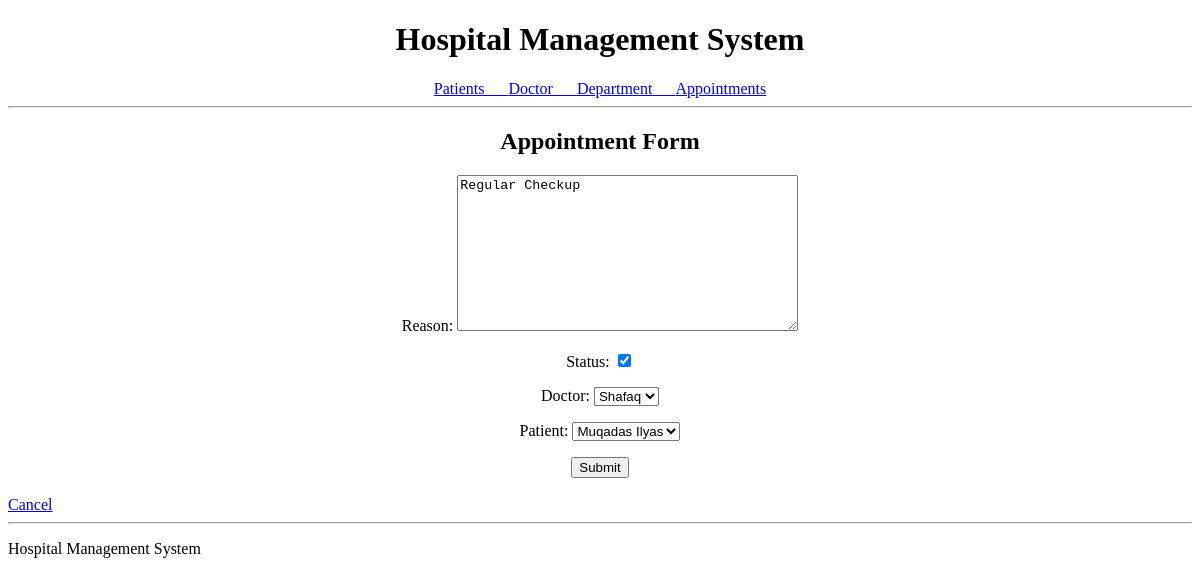
Before: /appointment/3/update/ with the older database file.
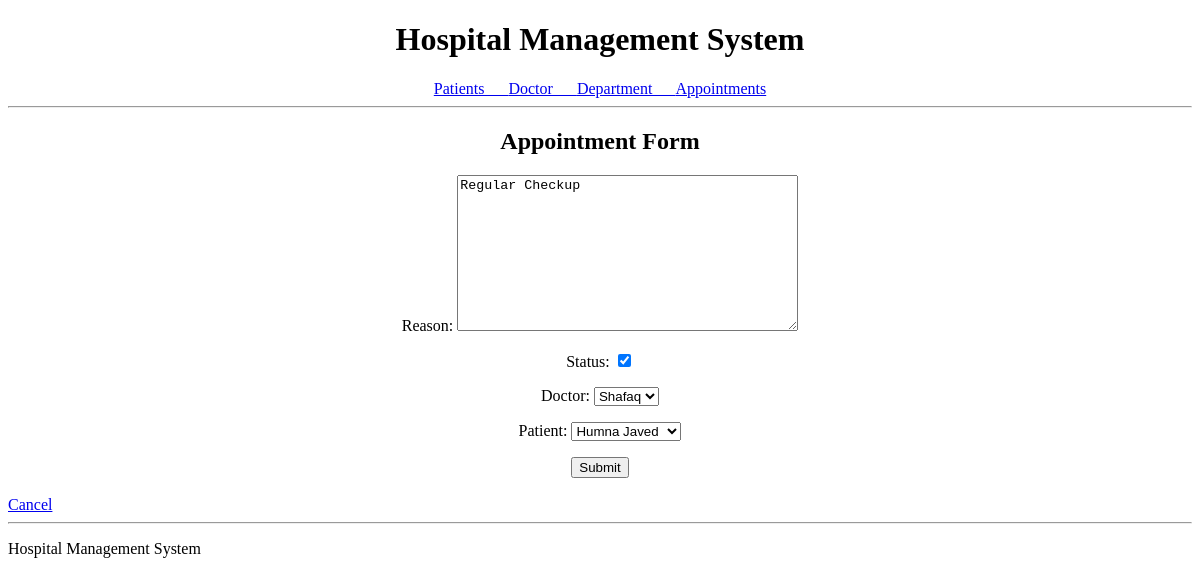
After: the same page with the newer database file.
### appointments/models.py (models this page shows, shortened)
class Appointments(models.Model):
    id = models.AutoField(primary_key=True)
    appointment_date = models.DateField(auto_now_add=True)
    appointment_time = models.TimeField(auto_now_add=True)
    reason = models.TextField()
    status = models.BooleanField()
    created_at = models.DateTimeField(auto_now_add=True)
    doctor = models.ForeignKey(Doctor,on_delete=models.CASCADE)
    patient = models.ForeignKey(Patient,on_delete=models.CASCADE)
    class Meta:
        permissions = [
            ("complete_appointment", "Can complete appointment"),
        ]

### appointments/views.py (the view)
# urls.py: path('<int:pk>/update/',AppointmentUpdateView.as_view(),name='appointment_update'),
class AppointmentUpdateView(UpdateView):
    model=Appointments
    context_object_name='appointment'
    form_class = AppointmentForm
    template_name = 'appointments/appointment_form.html'
    success_url = reverse_lazy('appointment_list')

### appointments/forms.py
class AppointmentForm(forms.ModelForm):
    class Meta:
        model=Appointments
        fields=["reason","status","doctor","patient"]
        read_only_fields=("appointment_date","appointment_time","created_at")

### doctor/models.py (called while the page is built)
    def __str__(self):
        return self.name

### patient/models.py (called while the page is built)
    def __str__(self):
        return self.first_name + " " + self.last_name

### appointments/templates/appointments/appointment_form.html (shortened to what this page needs)
{% extends "base.html" %}
{% block content %}
<h2 align="center">Appointment Form</h2>
<form method="POST" align="center">
    {{form.as_p}}
<button type="submit">Submit</button>
</form>
<br>
<a href="{% url 'appointment_list' %}" align="center">
    Cancel
</a>
{% endblock %}

Changed rows visible on the page:
changed Appointments "Regular Checkup": patient "Muqadas Ilyas" → "Humna Javed"
